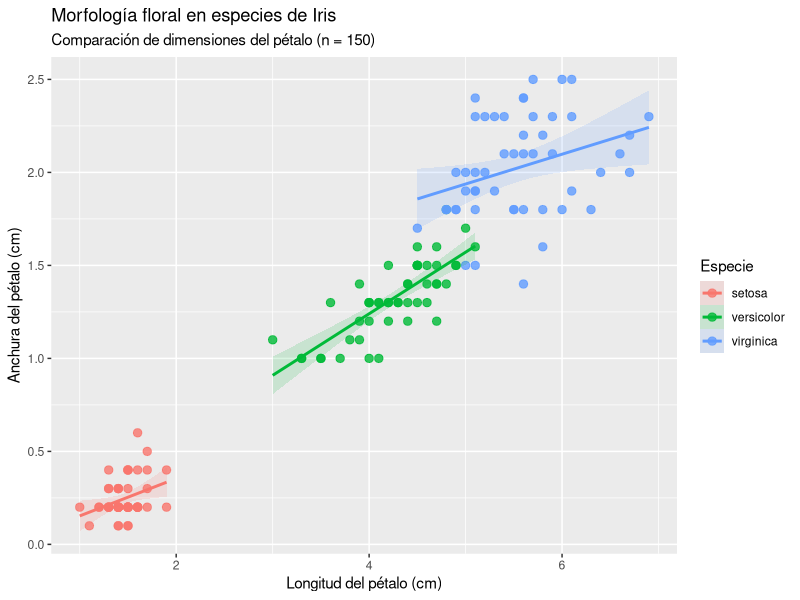
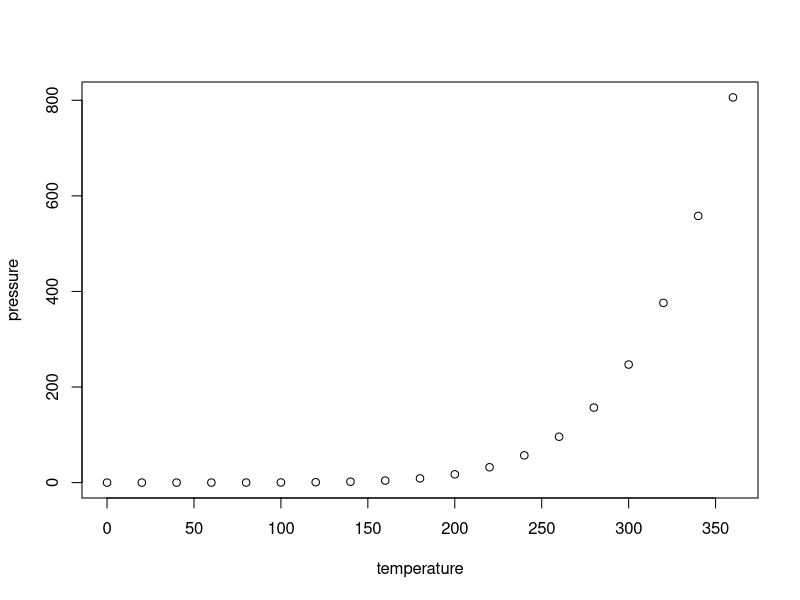

Write R code to recreate these figures, in order.
## ---- chunk 1
knitr::opts_chunk$set(echo = TRUE)
## ---- chunk 2
library(ggplot2)

ggplot(iris, aes(x = Petal.Length, y = Petal.Width, color = Species, fill = Species)) +
  geom_point(size = 2.5, alpha = 0.8) +
  geom_smooth(method = "lm", se = TRUE, alpha = 0.15) +
  labs(
    title = "Morfología floral en especies de Iris",
    subtitle = "Comparación de dimensiones del pétalo (n = 150)",
    x = "Longitud del pétalo (cm)",
    y = "Anchura del pétalo (cm)",
    color = "Especie",
    fill = "Especie"
  )

## ---- chunk 3
plot(pressure)
